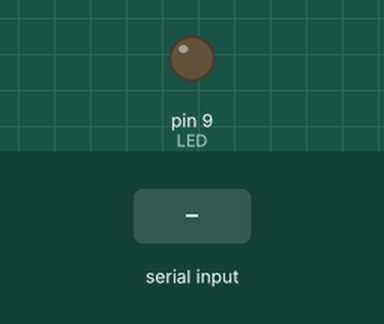
Recording of a sketch running on a simulated Arduino Uno, built with avr-gcc and run on an emulated ATmega328P. Parts: output pins drawn as LEDs (lit = HIGH). Inputs (shaded band) come from the test bench.

Above: at 1.2 s.
1.3 s: byte 30 received over Serial
Timing chart, 0 to 4.3 s (numbered marks = the images above; inputs shaded):
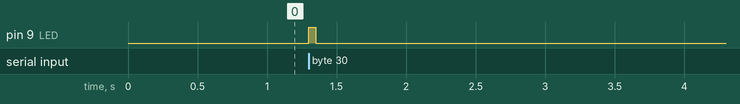

Measured:
- after the input at 1.3 s, pin 9 (LED): LOW → HIGH at once, → LOW 0.05 s later

The sketch:

SerialWooting_RTT.ino
```cpp
// Serial-to-Wooting Round Trip Time (RTT) tester, Arduino Side.
// Target device: Arduino family
// Goal: response as soon as possible.
// Attach LED to pin #9

#define LED  9

void setup() {
  // put your setup code here, to run once:
  Serial.begin(115200);
  pinMode(LED, OUTPUT);
  digitalWrite(LED, LOW);
}

void loop() {
  // put your main code here, to run repeatedly:
  if(Serial.available() > 0)
  {
    // print as soon as possible.
    char c = Serial.read();
    digitalWrite(LED, HIGH);
    delay(50);
    digitalWrite(LED, LOW);
  }
}
```
